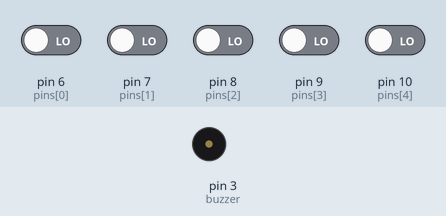
Bench run of a sketch on a simulated Arduino Uno, built with avr-gcc and run on an emulated ATmega328P. On the bench: buzzer (waves = sounding). The test bench sets the inputs (shaded band); at power-on: pin 6 (pins[0]), pin 7 (pins[1]), pin 8 (pins[2]), pin 9 (pins[3]), pin 10 (pins[4]) LOW. What the sketch prints to the serial monitor is not drawn.

Above: at 1.2 s.
1.3 s: pin 6 (pins[0]) driven HIGH
At 1.55 s:
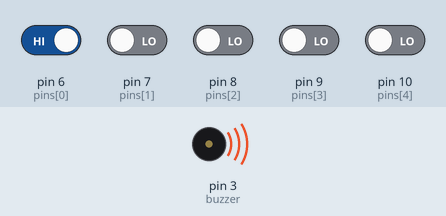
4.3 s: pin 6 (pins[0]) driven LOW
At 4.3 s:
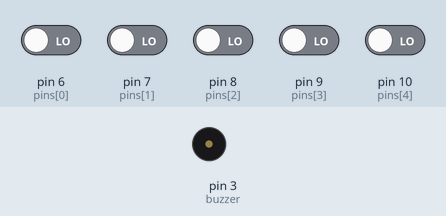
5.8 s: pin 7 (pins[1]) driven HIGH
At 5.95 s:
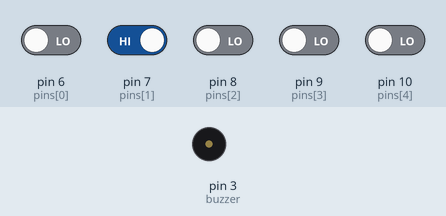
Timing chart, 0 to 14.8 s (numbered marks = the images above; inputs shaded):
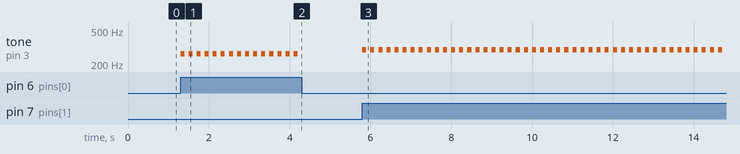

The sketch:

A07-Buzzer-Button-5.ino
```cpp
int buzzer = 3;
int pins[] = {6, 7, 8, 9, 10};
int notes[] = {262, 294, 330, 350, 392};
// -> C(도), D(레), E(미), F(파), G(솔)

void setup() {
  Serial.begin(9600);
  pinMode(buzzer, OUTPUT);
  for(int i = 0; i < 5; i++) {
    pinMode(pins[i], INPUT);
  }
}

void loop() {
  for(int i = 0; i < 5; i++) {
    if(digitalRead(pins[i]) == HIGH) {
       Serial.print(pins[i]);
      tone(buzzer, notes[i], 100);
      //핀번호, 프리퀀시, 지속시간
      delay(200);
      noTone(buzzer);
    }
  }
}
```

Measured:
- after the input at 1.3 s, tone on pin 3 (buzzer): alternates 262 Hz for 0.10 s and silent for 0.10 s, starting at once
- after the input at 4.3 s, tone on pin 3 (buzzer): stops changing and stays silent
- after the input at 5.8 s, tone on pin 3 (buzzer): alternates 294 Hz for 0.10 s and silent for 0.10 s, starting at once
